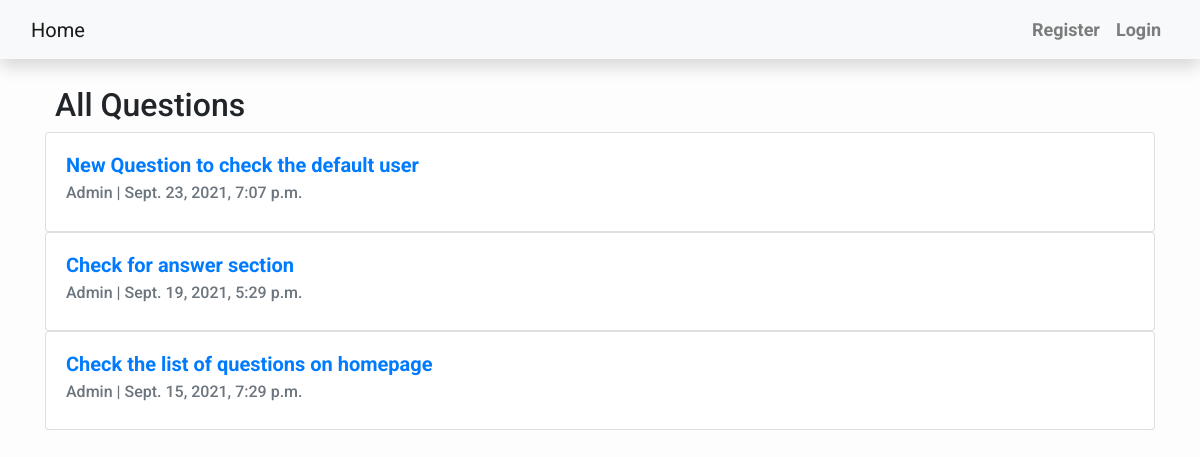
/, run on an earlier commit of the app's database.
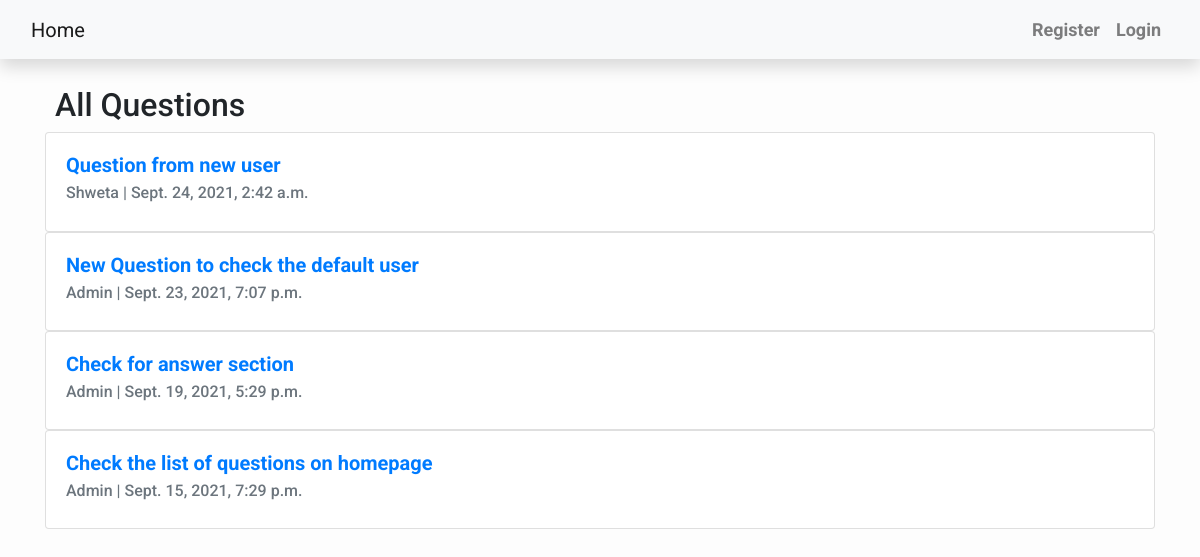
And on a later commit of the database.
### Post/models.py (models this page shows, shortened)
class question(models.Model):
    Que_text = models.TextField()
    Que_author = models.ForeignKey(User, on_delete= models.CASCADE)
    Que_created_on = models.DateTimeField(auto_now_add=True)
    Upvotes_Que = models.ManyToManyField(User,related_name = 'Qupvotes', null=True, blank=True)
    Views = models.ManyToManyField(User,related_name = 'Qviews', null=True, blank=True)
    class Meta:
        ordering = ['-Que_created_on']

### Post/views.py (the view)
# urls.py: path('', views.QuestionList, name='home'),
def QuestionList(request):
    questions = question.objects.all()
    context ={
        'question_list': questions,
    }
    return render(request, "home.html", context)

### Post/templates/home.html (shortened to what this page needs)
{% extends "base.html" %}
{% block content %}
<link rel="stylesheet" href="https://stackpath.bootstrapcdn.com/bootstrap/4.3.1/css/bootstrap.min.css" >
<link
      rel="stylesheet"
      href="https://stackpath.bootstrapcdn.com/bootstrap/4.4.1/css/bootstrap.min.css"
    />
    <link rel="stylesheet" href="https://cdnjs.cloudflare.com/ajax/libs/slick-carousel/1.9.0/slick-theme.min.css"
 />
    <link rel="stylesheet" href="https://cdnjs.cloudflare.com/ajax/libs/slick-carousel/1.9.0/slick.min.css"
 />
<br>
<div class="container">
    <h2 class="centre"> All Questions </h2>
    <div class="slider">
        {% for question in question_list %}
        <div class="card">
            <div class="card-body">
                <a href="{% url 'detail' question.id %}"><h5 class="card-title"><b>{{question.Que_text|slice:":100" }}</b></h5>
                </a>
                <h6 class="card-subtitle mb-2 text-muted">{{ question.Que_author }} | {{ question.Que_created_on}}</h6>
            </div>
          </div>
        {% endfor %}
    </div>
</div>
{% endblock %}

What changed in the data, as far as the page shows it:
added question: Que_text "Question from new user", Que_author "Shweta", Que_created_on "Sept. 24, 2021, 2:42 a.m."
